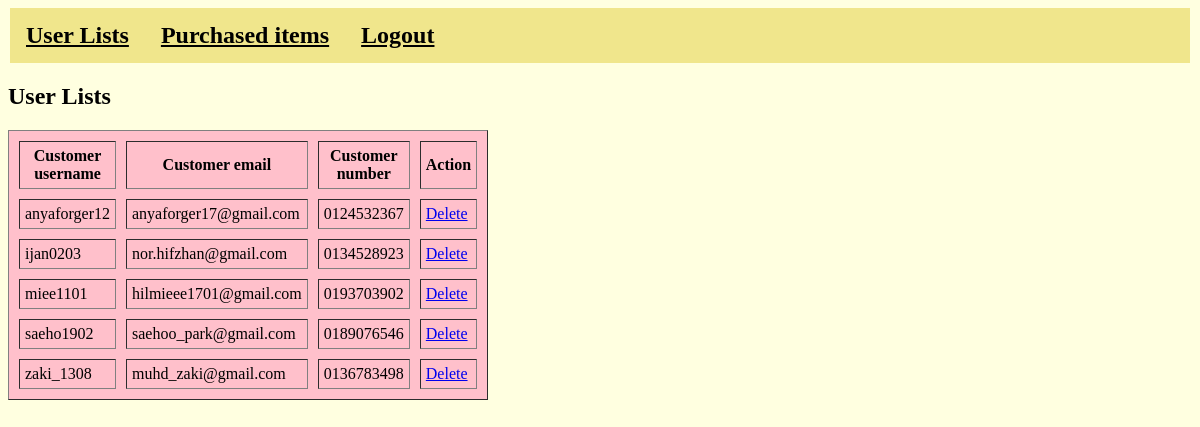
The page /viewcustprofile.php on the database as committed earlier.
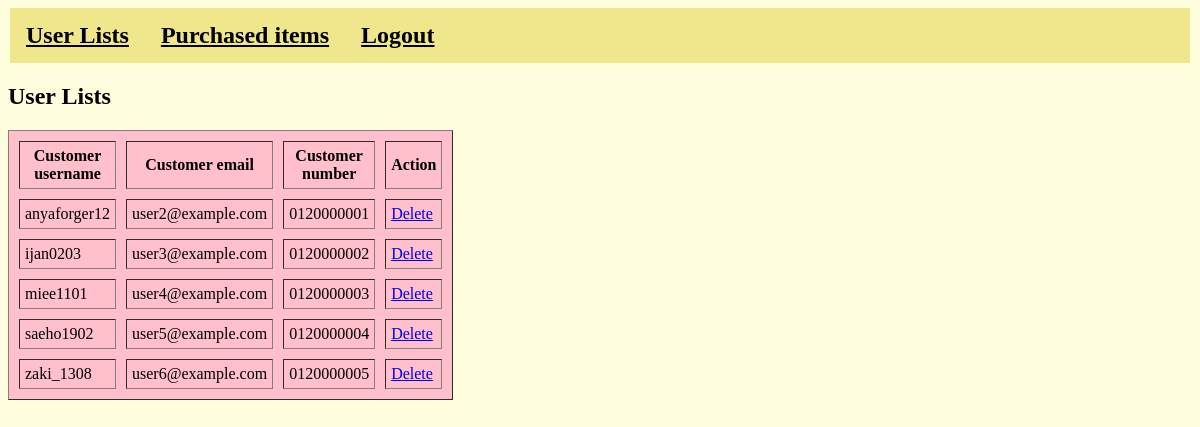
The same page on the database as committed later.
### tables this page shows
CREATE TABLE `customer` (
  `Cust_username` varchar(20) NOT NULL,
  `Cust_pass` varchar(15) NOT NULL,
  `Cust_email` varchar(25) NOT NULL,
  `Cust_phonenum` varchar(12) NOT NULL
);

### viewcustprofile.php (the view, shortened to what this page needs)
<?php session_start();
  include 'conn.php';?>
<!DOCTYPE html>
<html>
	<head>
	</head>
<body>
<div>
	<ul class="navbar-nav">
		<li class="nav-item"><a href="viewcustprofile.php" ><b><u>User Lists</u></b></a></li>
		<li class="nav-item"><a href="viewpurchase.php" ><b><u>Purchased items</u></b></a></li>
		<li class="nav-item"><a href="adminlogout.php" ><b><u>Logout</u></b></a></li>
	</ul>
	</div>
<?php
echo "<h2>User Lists</h2>";
echo "<table cellpadding=5 cellspacing=10 border=1 width=30% class='center' bgcolor=pink>
<tr><th>Customer username</th><th>Customer email</th><th>Customer number</th>";
echo "<th> Action </th>";
$result = mysqli_query($conn, "select * from customer");
while($row = mysqli_fetch_row($result)){
	echo "<tr><td>$row[0]</td>";
	echo "<td>$row[2]</td>";
	echo "<td>$row[3]</td>";
	echo "<td><a href = deletecust.php?Cust_username=$row[0]>Delete </a>";
	echo "</tr>";}
	echo "</table>";
?>
</body>
</html>

### viewcustprofile.php (style rules this page uses)
body { background-image:url(css/booksbg.jpg); background-color: lightYellow; }
ul { list-style-type:none; margin:2px; padding:0; overflow:hidden; background-color: khaki; }
li { float:left; font-family: 'Garamond',serif; font-size: 24px; }
li a { display:block; color:black; padding: 14px 16px; text-decoration:none; }

Rows that differ between the two databases and show on the page:
changed customer "anyaforger12": Cust_email "anyaforger17@gmail.com" → "user2@example.com"; Cust_phonenum "0124532367" → "0120000001"
changed customer "ijan0203": Cust_email "nor.hifzhan@gmail.com" → "user3@example.com"; Cust_phonenum "0134528923" → "0120000002"
changed customer "miee1101": Cust_email "hilmieee1701@gmail.com" → "user4@example.com"; Cust_phonenum "0193703902" → "0120000003"
changed customer "saeho1902": Cust_email "saehoo_park@gmail.com" → "user5@example.com"; Cust_phonenum "0189076546" → "0120000004"
changed customer "zaki_1308": Cust_email "muhd_zaki@gmail.com" → "user6@example.com"; Cust_phonenum "0136783498" → "0120000005"
